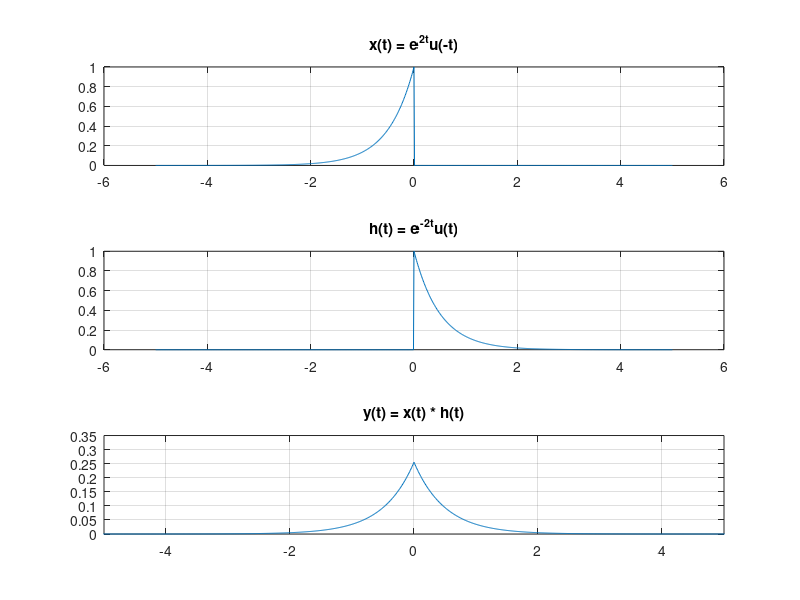

The MATLAB source for this figure:
t = -5:0.01:5;
x = exp(2*t) .* (t <= 0);
h = exp(-2*t) .* (t >= 0);

y = conv(x, h) * 0.01;
t2 = linspace(2*min(t), 2*max(t), length(y));

subplot(3,1,1);
plot(t, x);
title('x(t) = e^{2t}u(-t)');
grid on;

subplot(3,1,2);
plot(t, h);
title('h(t) = e^{-2t}u(t)');
grid on;

subplot(3,1,3);
plot(t2, y);
xlim([-5 5]);
title('y(t) = x(t) * h(t)');
grid on;
